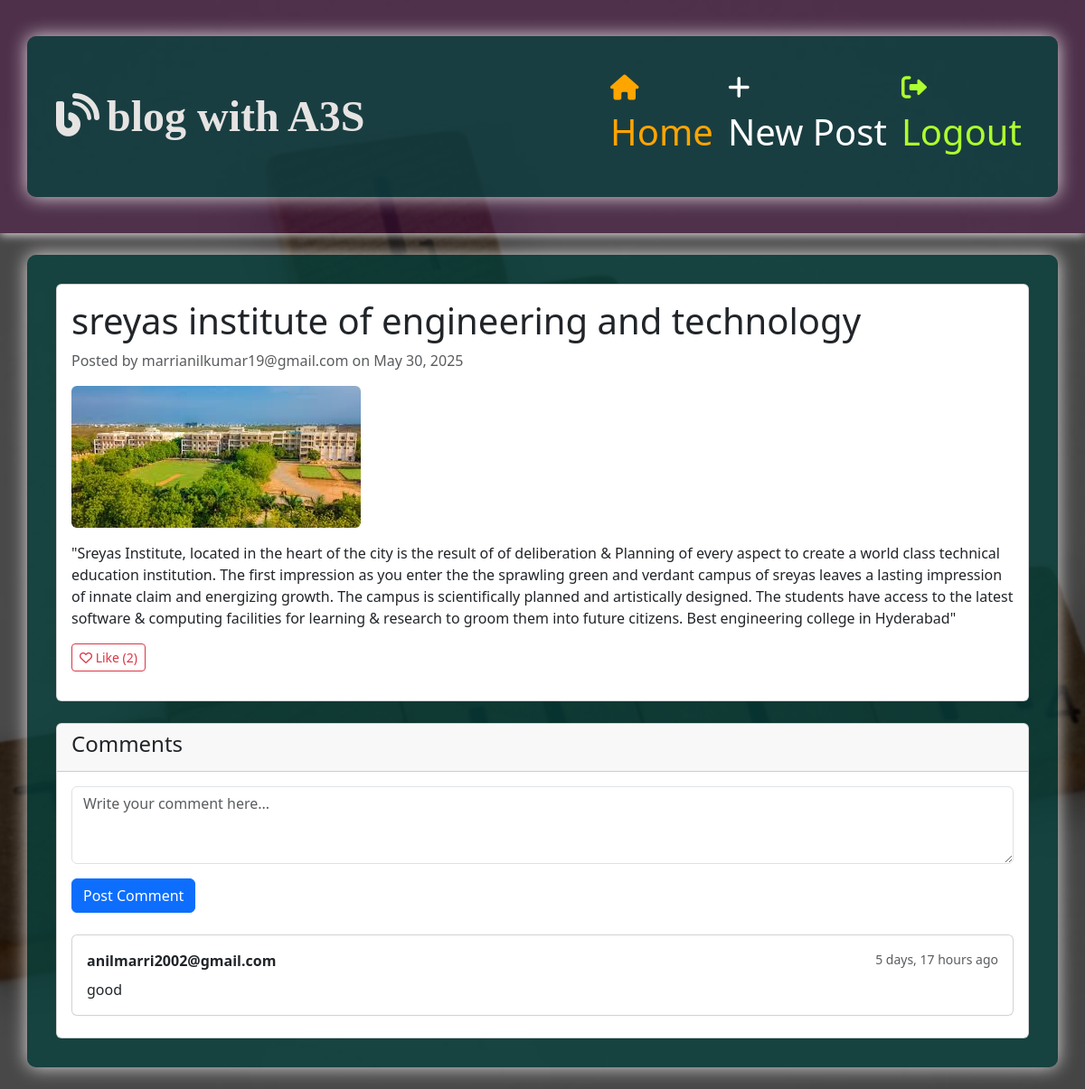
Page /post/5/ (signed in) on the committed database.
### blog/models.py (models this page shows, shortened)
class Post(models.Model):
    title = models.CharField(max_length=100)
    content = models.TextField()
    date_posted = models.DateTimeField(default=timezone.now)
    author = models.ForeignKey(User, on_delete=models.CASCADE)
    likes = models.ManyToManyField(User, related_name='blog_posts')
    image = models.ImageField(upload_to='post_images/', null=True, blank=True)
    video = models.FileField(upload_to='post_videos/', null=True, blank=True)

class Comment(models.Model):
    post = models.ForeignKey(Post, on_delete=models.CASCADE, related_name='comments')
    author = models.ForeignKey(User, on_delete=models.CASCADE)
    content = models.TextField()
    date_posted = models.DateTimeField(default=timezone.now)

### blog/views.py (the view)
# urls.py: path('post/<int:pk>/', views.post_detail, name='post-detail'),
def post_detail(request, pk):
    post = get_object_or_404(Post, pk=pk)
    comments = post.comments.all().order_by('-date_posted')
    if request.method == 'POST':
        if not request.user.is_authenticated:
            messages.error(request, 'You need to login to comment')
            return redirect('login')
        comment_form = CommentForm(request.POST)
        if comment_form.is_valid():
            comment = comment_form.save(commit=False)
            comment.post = post
            comment.author = request.user
            comment.save()
            messages.success(request, 'Your comment has been posted!')
            return redirect('post-detail', pk=post.pk)
        else:
            messages.error(request, 'Error posting your comment')
    else:
        comment_form = CommentForm()
    return render(request, 'blog/post_detail.html', {
        'post': post,
        'comments': comments,
        'comment_form': comment_form,
        'is_liked': post.likes.filter(id=request.user.id).exists() if request.user.is_authenticated else False
    })

### blog/forms.py
class CommentForm(forms.ModelForm):
    class Meta:
        model = Comment
        fields = ['content']
        widgets = {
            'content': forms.Textarea(attrs={
                'class': 'form-control',
                'rows': 3,
                'placeholder': 'Write your comment here...'
            }),
        }

### blog/templates/blog/post_detail.html (shortened to what this page needs)
{% extends "blog/base.html" %}
{% block content %}
<div class="card mb-4">
    <div class="card-body">
        <h1 class="card-title">{{ post.title }}</h1>
        <p class="text-muted">Posted by {{ post.author }} on {{ post.date_posted|date:"F d, Y" }}</p>
        {% if post.image %}
        <div class="mb-3">
            <img src="{{ post.image.url }}" alt="Post image" class="img-fluid rounded">
        </div>
        {% endif %}
        <p class="card-text">{{ post.content|linebreaks }}</p>
        {% if user.is_authenticated %}
            <form action="{% url 'like-post' post.pk %}" method="POST" class="mb-3">
                <button type="submit" class="btn btn-sm {% if is_liked %}btn-danger{% else %}btn-outline-danger{% endif %}">
                    <i class="far fa-heart"></i>
                    {% if is_liked %}Unlike{% else %}Like{% endif %}
                    ({{ post.likes.count }})
                </button>
            </form>
        {% endif %}
    </div>
</div>
<div class="card">
    <div class="card-header">
        <h4>Comments</h4>
    </div>
    <div class="card-body">
        {% if user.is_authenticated %}
        <form method="POST" action="{% url 'post-detail' post.pk %}">
            <div class="mb-3">
                {{ comment_form.content }}
            </div>
            <button type="submit" class="btn btn-primary">Post Comment</button>
        </form>
        {% else %}
        <div class="alert alert-info">
            <a href="{% url 'login' %}?next={% url 'post-detail' post.pk %}" class="alert-link">Login</a> to post comments
        </div>
        {% endif %}
        <div class="mt-4">
            {% for comment in comments %}
            <div class="card mb-2">
                <div class="card-body">
                    <div class="d-flex justify-content-between">
                        <strong>{{ comment.author }}</strong>
                        <small class="text-muted">{{ comment.date_posted|timesince }} ago</small>
                    </div>
                    <p class="mt-2 mb-0">{{ comment.content }}</p>
                </div>
            </div>
            {% empty %}
            <p class="text-muted">No comments yet.</p>
            {% endfor %}
        </div>
    </div>
</div>
{% endblock %}

### blog/static/css/style.css (style rules this page uses)
body { background: linear-gradient(rgba(0, 0, 0, 0.7), rgba(0, 0, 0, 0.7)), url('/static/images/bg.jpg') no-repeat center center fixed; background-size: cover; font-family: 'Segoe UI', Tahoma, Geneva, Verdana, sans-serif; min-height: 100vh; margin: 0; padding: 0; color: #ab2c12; }
.btn-primary { animation: pulse 2s infinite; }
.card { transition: all 0.5s cubic-bezier(0.25, 0.8, 0.25, 1); animation: fadeInUp 0.5s ease-out; }

### rows in the picture
Post: title "sreyas institute of engineering and technology", author "marrianilkumar19@gmail.com", date_posted "May 30, 2025", image (picture), content "\"Sreyas Institute, located in the heart of the city is the result of of deliberation & Planning of every aspect to create a world class technical education institution. The first impression as you enter the the sprawling green and verdant campus of sreyas leaves a lasting impression of innate claim and energizing growth. The campus is scientifically planned and artistically designed. The students have access to the latest software & computing facilities for learning & research to groom them into future citizens. Best engineering college in Hyderabad\"", likes.count "2"
Comment: author "anilmarri2002@gmail.com", date_posted "5 days, 17 hours", content "good"
